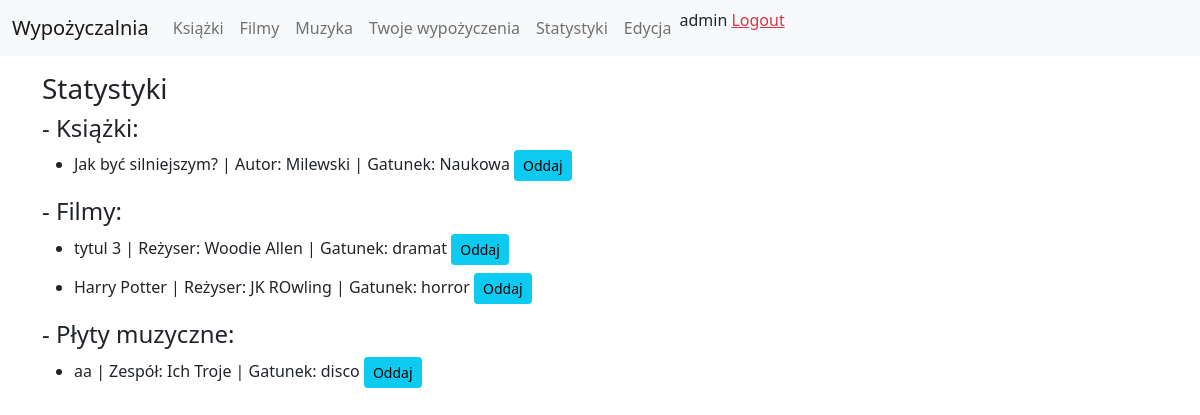
The app's page /biblioteka/wypozyczenia/ (signed in), older data.
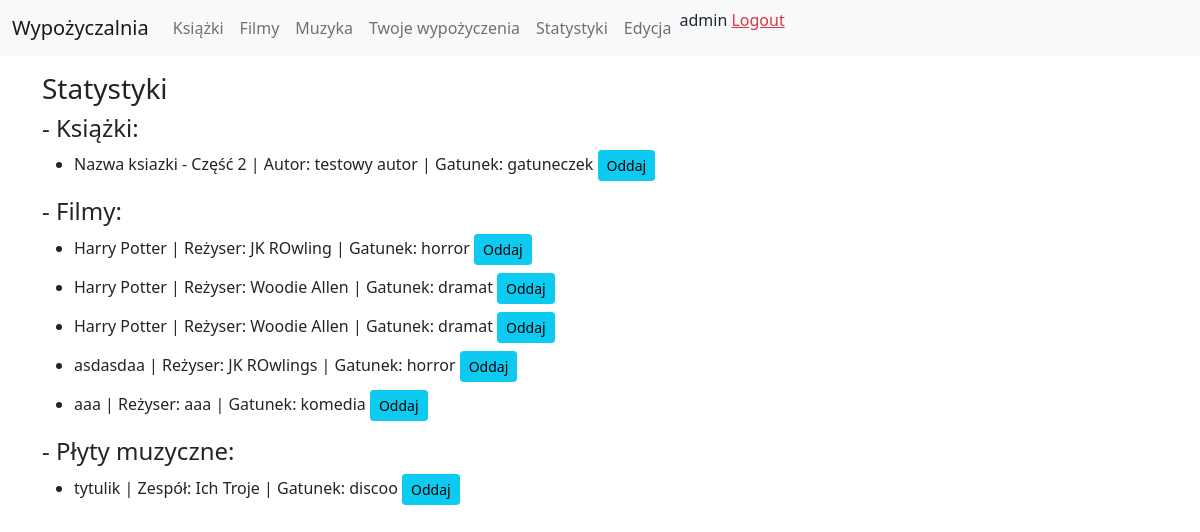
The same page, newer data.
### Biblioteka/models.py (models this page shows, shortened)
class Ksiazka(models.Model):
    id = models.AutoField(primary_key=True)
    autor = models.CharField(max_length=200)
    tytul = models.CharField(max_length=200)
    gatunek = models.CharField(max_length=200)
    ISBN = models.CharField(max_length=13, unique=True)
    wypozyczajacy = models.ForeignKey(settings.AUTH_USER_MODEL, on_delete=models.CASCADE, blank=True, null=True)
    class Meta:
        unique_together = ('autor', 'tytul', 'gatunek',)

class Film(models.Model):
    rezyser = models.CharField(max_length=200)
    tytul = models.CharField(max_length=200)
    gatunek = models.CharField(max_length=200)
    czas_trwania = models.IntegerField()
    wypozyczajacy = models.ForeignKey(settings.AUTH_USER_MODEL, on_delete=models.CASCADE, blank=True, null=True)
    class Meta:
        unique_together = ('rezyser', 'tytul', 'czas_trwania',)

class Plyta(models.Model):
    zespol = models.CharField(max_length=200)
    tytul = models.CharField(max_length=200)
    gatunek = models.CharField(max_length=200)
    lista_utworow = models.CharField(max_length=200)
    czas_trwania = models.IntegerField()
    wypozyczajacy = models.ForeignKey(settings.AUTH_USER_MODEL, on_delete=models.CASCADE, blank=True, null=True)

### Biblioteka/views.py (the view)
# urls.py: path('wypozyczenia/', login_required(login_url='loginPage')(Wypozyczenia.as_view()), name='wypozyczenia'),
class Wypozyczenia(View):
    def get(self, request):
            username = request.user
            try:
                ksiazki = get_list_or_404(Ksiazka, wypozyczajacy=username)
            except:
                ksiazki = None
            try:
                filmy = get_list_or_404(Film, wypozyczajacy=username)
            except:
                filmy = None
            try:
                plyty = get_list_or_404(Plyta, wypozyczajacy=username)
            except:
                plyty = None
            return render(request, 'biblioteka/wypozyczenia.html', {'ksiazki': ksiazki,'filmy':filmy, 'plyty':plyty})

### Biblioteka/templates/biblioteka/wypozyczenia.html
{% extends "base.html" %}
{% block content %}
<div class="container pt-3">
    <h3>Statystyki</h3>
    <h4>- Książki:</h4>
    <ul>
        {% for ksiazka in ksiazki %}
        <li class="mb-2">{{ksiazka.tytul}} | Autor: {{ksiazka.autor}} | Gatunek: {{ksiazka.gatunek}}  <a href='/biblioteka/zwroc/ksiazki/{{ksiazka.id}}' class='btn btn-info btn-sm'>Oddaj</a></li>
        {% endfor %}
    </ul>
    <h4>- Filmy:</h4>
    <ul>
        {% for film in filmy %}
        <li class="mb-2">{{film.tytul}} | Reżyser: {{film.rezyser}} | Gatunek: {{film.gatunek}}  <a href='/biblioteka/zwroc/filmy/{{film.id}}' class='btn btn-info btn-sm'>Oddaj</a></li>
        {% endfor %}
    </ul>
    <h4>- Płyty muzyczne:</h4>
    <ul>
        {% for plyta in plyty %}
        <li class="mb-2">{{plyta.tytul}} | Zespół: {{plyta.zespol}} | Gatunek: {{plyta.gatunek}}  <a href='/biblioteka/zwroc/plyty/{{plyta.id}}' class='btn btn-info btn-sm'>Oddaj</a></li>
        {% endfor %}
    </ul>
</div>
{% endblock %}

Row changes from the older to the newer data that the page shows:
no longer on this page (row edited): Ksiazka: tytul "Jak być silniejszym?", autor "Milewski", gatunek "Naukowa"
no longer on this page (row edited): Film: tytul "tytul 3", rezyser "Woodie Allen", gatunek "dramat"
removed Plyta: tytul "aa", zespol "Ich Troje", gatunek "disco"
now on this page (row edited): Ksiazka: tytul "Nazwa ksiazki - Część 2", autor "testowy autor", gatunek "gatuneczek"
now on this page (row edited): Film: tytul "Harry Potter", rezyser "Woodie Allen", gatunek "dramat"
now on this page (row edited): Film: tytul "Harry Potter", rezyser "Woodie Allen", gatunek "dramat"
now on this page (row edited): Film: tytul "asdasdaa", rezyser "JK ROwlings", gatunek "horror"
now on this page (row edited): Film: tytul "aaa", rezyser "aaa", gatunek "komedia"
added Plyta: tytul "tytulik", zespol "Ich Troje", gatunek "discoo"
